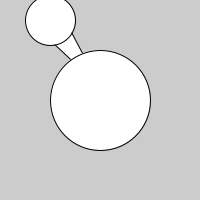
Frame 1 (no input)
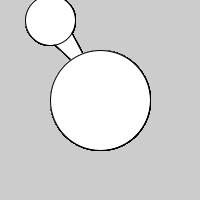
Frame 60 (the mouse pressed at the canvas centre just before this capture)
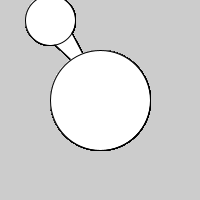
Frame 120 (the mouse held since frame 60 and released just before this capture)

The Processing sketch that drew these frames (run headless with seeded random() and noise(); from frame 60 on, the mouse is pressed at the canvas centre):

// Processing sketch: processing_127288
// ── processing_127288.pde

//Name:isakv
//Date:08/01/14
//Project:Figures

void setup() {  //setup function called initially, only once
  size(200,200);
}

void draw() {  //draw function loops 
   
   
   triangle(100,87,50,40,70,30);
   
   ellipse(50,20,50,50);
   
   ellipse(100,100,100,100);
   
   rectMode(CENTER);
   
}
